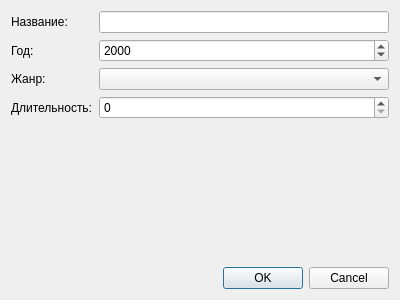
<?xml version="1.0" encoding="UTF-8"?>
<ui version="4.0">
 <class>Dialog</class>
 <widget class="QDialog" name="Dialog">
  <property name="geometry">
   <rect>
    <x>0</x>
    <y>0</y>
    <width>400</width>
    <height>300</height>
   </rect>
  </property>
  <property name="windowTitle">
   <string>Фильм</string>
  </property>
  <layout class="QVBoxLayout" name="verticalLayout">
   <item>
    <layout class="QFormLayout" name="formLayout">
     <item row="0" column="0">
      <widget class="QLabel" name="label">
       <property name="text">
        <string>Название:</string>
       </property>
      </widget>
     </item>
     <item row="0" column="1">
      <widget class="QLineEdit" name="lineEditTitle"/>
     </item>
     <item row="1" column="0">
      <widget class="QLabel" name="label_2">
       <property name="text">
        <string>Год:</string>
       </property>
      </widget>
     </item>
     <item row="1" column="1">
      <widget class="QSpinBox" name="spinBoxYear">
       <property name="maximum">
        <number>2100</number>
       </property>
       <property name="value">
        <number>2000</number>
       </property>
      </widget>
     </item>
     <item row="2" column="0">
      <widget class="QLabel" name="label_3">
       <property name="text">
        <string>Жанр:</string>
       </property>
      </widget>
     </item>
     <item row="2" column="1">
      <widget class="QComboBox" name="comboBoxGenre"/>
     </item>
     <item row="3" column="0">
      <widget class="QLabel" name="label_4">
       <property name="text">
        <string>Длительность:</string>
       </property>
      </widget>
     </item>
     <item row="3" column="1">
      <widget class="QSpinBox" name="spinBoxDuration">
       <property name="maximum">
        <number>1000</number>
       </property>
      </widget>
     </item>
    </layout>
   </item>
   <item>
    <widget class="QDialogButtonBox" name="buttonBox">
     <property name="orientation">
      <enum>Qt::Horizontal</enum>
     </property>
     <property name="standardButtons">
      <set>QDialogButtonBox::Cancel|QDialogButtonBox::Ok</set>
     </property>
    </widget>
   </item>
  </layout>
 </widget>
 <resources/>
 <connections>
  <connection>
   <sender>buttonBox</sender>
   <signal>accepted()</signal>
   <receiver>Dialog</receiver>
   <slot>accept()</slot>
  </connection>
  <connection>
   <sender>buttonBox</sender>
   <signal>rejected()</signal>
   <receiver>Dialog</receiver>
   <slot>reject()</slot>
  </connection>
 </connections>
</ui>
